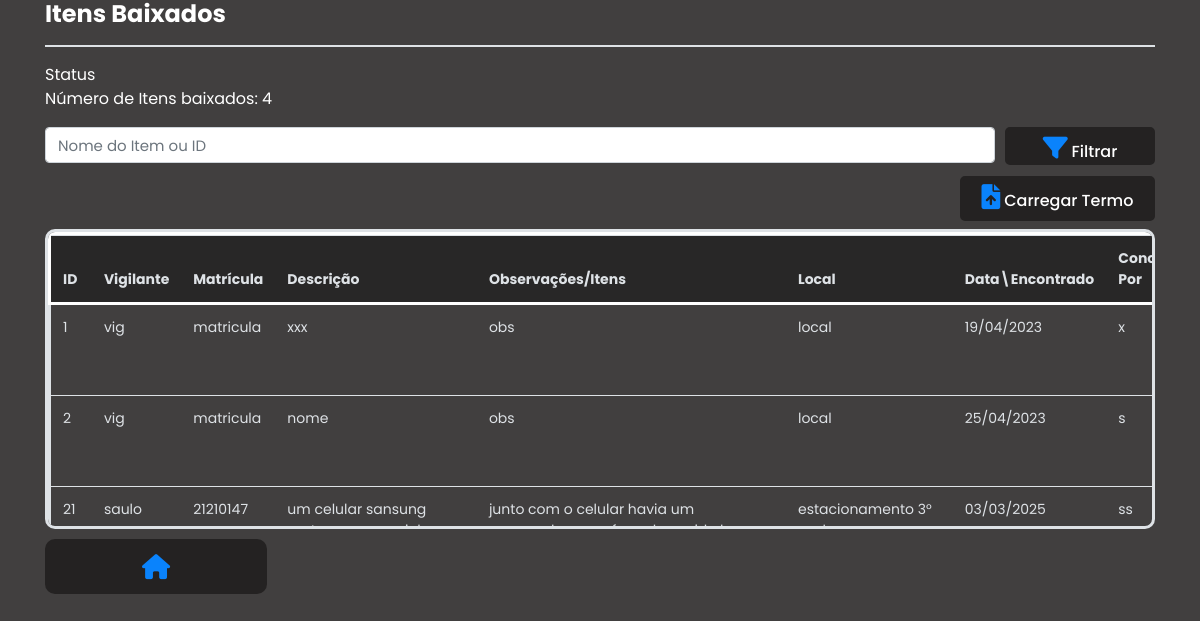
The page /view_completed_items on the database its author committed.
### tables this page shows
CREATE TABLE items_baixados (
                id INTEGER PRIMARY KEY,
                vig TEXT,
                matricula TEXT,
                nome TEXT, 
                obs TEXT,
                local TEXT,
                data_encontrado DATE,
                completado_por_nome TEXT,
                completado_por_matric TEXT,
                observacao TEXT, 
                data_da_baixa DATE,
                FOREIGN KEY (id) REFERENCES items (id)
            );

### app.py (the view)
@app.route('/view_completed_items', methods=['GET'])
def view_completed_items():
    palavra_chave = request.args.get('palavra_chave', '')
    with sqlite3.connect(DATABASE) as conn:
        c = conn.cursor()
        query = '''SELECT * FROM items_baixados WHERE (nome LIKE ? OR id = ?)'''
        query_params = (f'%{palavra_chave}%', palavra_chave)
        c.execute(query, query_params)
        items_baixados = c.fetchall()
    numero_itens_baixados = len(items_baixados)
    return render_template('view_completed_items.html', items_baixados=items_baixados, numero_itens_baixados=numero_itens_baixados)

### templates/view_completed_items.html (shortened to what this page needs)
<!DOCTYPE html>
<html lang="pt-br">
<head>
    <link rel="stylesheet" href="https://stackpath.bootstrapcdn.com/bootstrap/4.5.2/css/bootstrap.min.css">
    <link rel="stylesheet" href="https://stackpath.bootstrapcdn.com/bootstrap/4.5.2/css/bootstrap.min.css">
    <link rel="stylesheet" href="/static/CSS/Style_views.css">
    <link rel="stylesheet" href="/static/CSS/style_view_completed.css">
    <link rel="stylesheet" href="https://cdnjs.cloudflare.com/ajax/libs/font-awesome/6.0.0/css/all.min.css">
</head>
<body>
    <div class="container">
        <h4 class="mt-0 title"><b>Itens Baixados</b></h4>
        <hr class="linha spacer">
        <div class="status-box">
            <h7 class="title">Status</h7>
            <h9>
                <p>Número de Itens baixados: {{ numero_itens_baixados }}
                </p>
            </h9>
        </div>
        <form class="mb-4 form-row">
            <div class="col">
                <input type="text" class="form-control btn_filters" placeholder="Nome do Item ou ID" name="palavra_chave" value="{{ request.args.get('palavra_chave', '') }}">
            </div>
            <div class="col-auto">
                <button type="submit" class="button-red">
                    <i id="icon" class="fa-solid fa-filter"></i>
                    <span id="filtro">Filtrar</span>
                </button>
            </div>
        </form>
        <div class="upload-container">
            <form id="uploadForm" enctype="multipart/form-data">
                <div class="form-row">
                    <div class="col">
                    </div>
                    <div class="col-auto">
                        <button class="button-red_up" type="button" onclick="chooseFile()">
                            <i id="icon" class="fa-solid fa-file-arrow-up"></i>
                            <span>Carregar Termo</span>
                        </button>
                    </div>
                </div>
            </form>
        </div>
        <br class="spacer">
        <div class="Table-container">
            <table class="Table Table-hover custom-Table">
                <thead>
                    <tr>
                        <th>ID</th>
                        <th>Vigilante</th>
                        <th>Matrícula</th>
                        <th>Descrição</th>
                        <th>Observações/Itens</th>
                        <th>Local</th>
                        <th>Data\Encontrado</th>
                        <th>Concluido Por</th>
                    </tr>
                </thead>
                <tbody>
                    {% for item in items_baixados %}
                    <tr>
                        <td>{{ item[0] }}</td>
                        <td>{{ item[1] }}</td>
                        <td>{{ item[2] }}</td>
                        <td>{{ item[3] }}</td>
                        <td>{{ item[4] }}</td>
                        <td>{{ item[5] }}</td>
                        <td data-date="{{ item[6] }}" data-formatted-date=""></td>
                        <td>{{ item[7] }}</td>
                    </tr>
                    {% endfor %}
                </tbody>
            </table>
        </div>
        <br class="spacer">
        <div class="horizontal-panel">
            <button class="btn-panel" onclick="redirectToIndex()" title="Home">
                <i id="icon" class="fas fa-house"></i>
            </button>
        </div>
    </div>
</body>
</html>

### static/CSS/Style_views.css (style rules this page uses)
* { font-family: 'Poppins', sans-serif; }
body { display: flex; min-height: 100vh; background-color: #413f3f; margin: 0; }
thead th { position: sticky; top: 0; background-color: #282727; }
thead { border: 3px solid #fff; background-color: #282727; height: 50px; width: 100%; }
thead::before { content: ''; position: absolute; top: -1px; left: 0; right: 0; height: 1px; }
.btn_filters { font-size: 15px; }
.button-red { padding: 05px; background: rgb(36, 34, 34); color: rgb(10, 131, 252); border: 3px solid rgb(36, 34, 34); outline: none; cursor: pointer; font-size: 15px; font-weight: 500; border-radius: 5px; height: 38px; width: 150px; }
.button-red_up { margin-top: -15px; padding: 05px; background: rgb(36, 34, 34); color: rgb(10, 131, 252); border: 3px solid rgb(36, 34, 34); outline: none; cursor: pointer; font-size: 15px; font-weight: 500; border-radius: 5px; height: 45px; width: 195px; }
span { font-size: 16px; color: #fff; }
.linha { border-color: #dee2e6; border: 1px solid #dee2e6; color: #dee2e6; }
.title { color: #fff }
.status-box { color: #fff; }
.horizontal-panel { display: flex; justify-content: center; gap: 40px; margin-top: 10px; margin-bottom: auto; background-color: rgb(36, 34, 34); padding: 5px; border-radius: 10px; width: 20%; margin-bottom: 10px; }
.btn-panel { background-color: transparent; border: none; color: #fff; font-size: 16px; cursor: pointer; display: flex; flex-direction: column; align-items: center; justify-content: center; transition: transform 0.3s ease; width: 100%; height: 100%; padding: 10px; }
.btn-panel i { font-size: 29px; }
#icon { font-size: 25px; color: rgb(10, 131, 252); }

### static/CSS/style_view_completed.css (style rules this page uses)
* { font-family: 'Poppins', sans-serif; }
body { display: flex; min-height: 100vh; background-color: #413f3f; margin: 0; }
.Table-container { width: 100%; overflow-x: auto; max-height: 300px; overflow-y: scroll; border-radius: 10px; border: 3px solid #dee2e6; font-size: 14px; }
thead th { position: sticky; top: 0; background-color: #282727; }
thead { border: 3px solid #fff; background-color: #282727; height: 50px; width: 100%; }
thead::before { content: ''; position: absolute; top: -1px; left: 0; right: 0; height: 1px; }
.Table { width: 145%; margin-bottom: 1rem; color: #dee2e6; border-radius: 10px; border-collapse: collapse; border: 3px solid #dee2e6; }
.Table th, .Table td { padding: 0.75rem; vertical-align: top; border-top: 1px solid #dee2e6; }
.Table thead th { vertical-align: bottom; border-bottom: 1px solid #dee2e6; }

### rows shown on the page
items_baixados: id "1", vig "vig", matricula "matricula", nome "xxx", obs "obs", local "local", completado_por_nome "x"
items_baixados: id "2", vig "vig", matricula "matricula", nome "nome", obs "obs", local "local", completado_por_nome "s"
items_baixados: id "21", vig "saulo", matricula "21210147", nome "um celular sansung…", obs "junto com o celular havia um…", local "estacionamento 3°…", completado_por_nome "ss"

### other values the page prints
{{ numero_itens_baixados }} "4"
